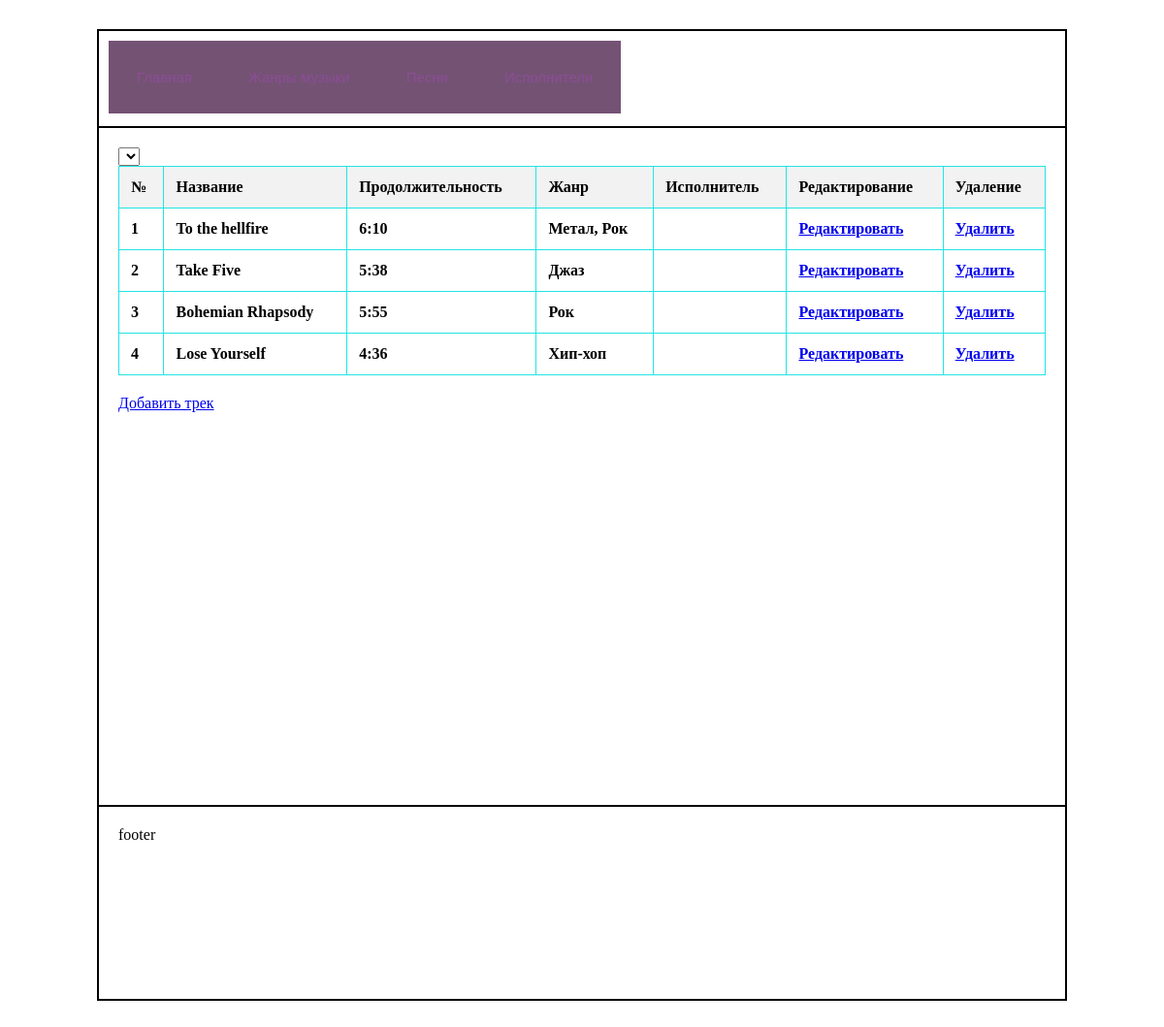
The page /track/ on the database as committed earlier.
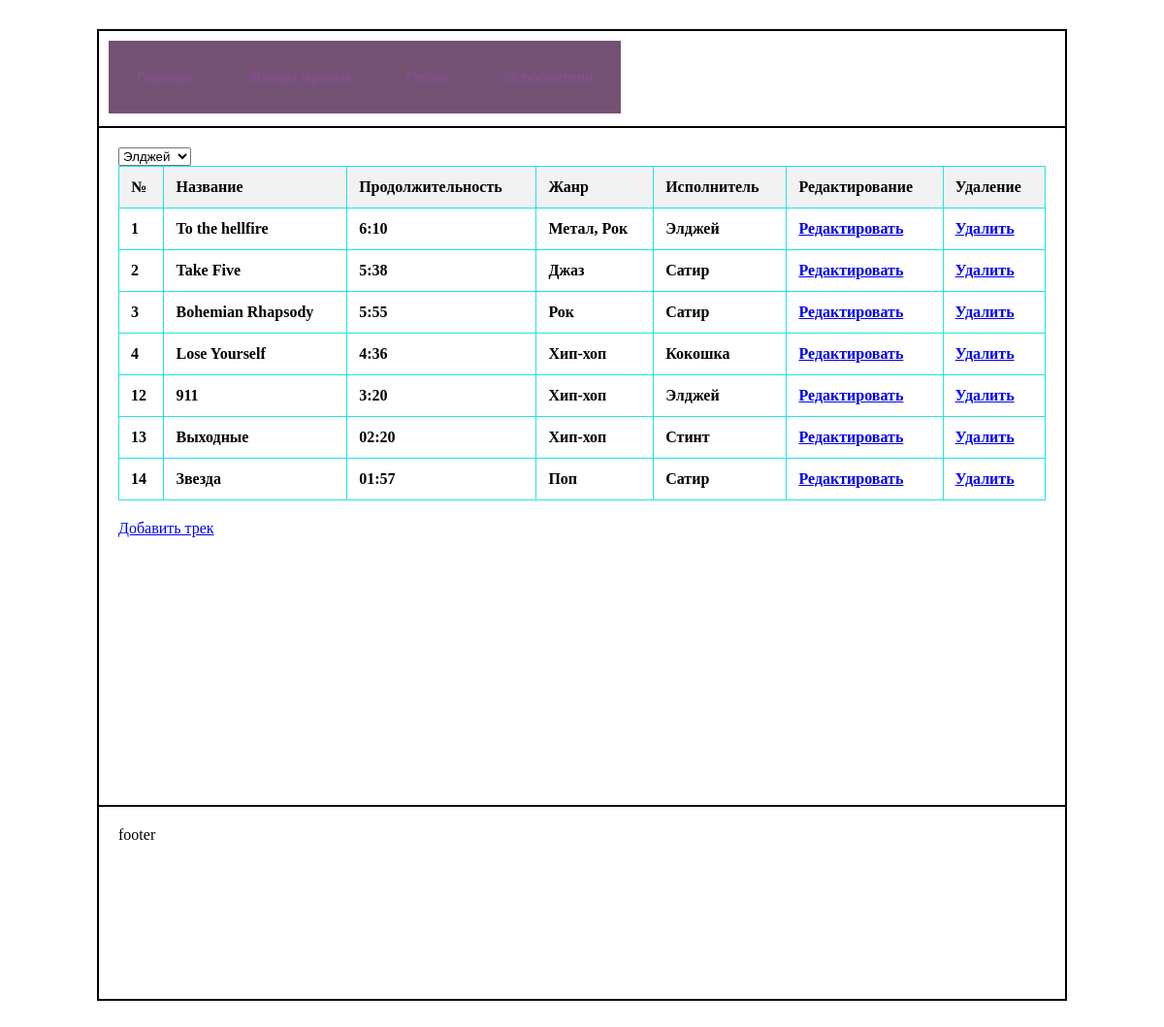
The same page on the database as committed later.
### main/models.py (models this page shows, shortened)
class Track(models.Model):
    title = models.CharField(max_length = 200, unique = True)
    duration = models.CharField(max_length = 200)
    genre = models.ManyToManyField(Genres)
    artist = models.ForeignKey(Artist, on_delete=models.RESTRICT, null=True)

class Genres(models.Model):
    name_ru = models.CharField(max_length = 200, unique = True)
    name_en = models.CharField(max_length = 200)
    description = models.CharField(max_length = 400)

class Artist(models.Model):
    name = models.CharField(max_length=500, unique = True)
    image = models.ImageField(upload_to='artists/', null=True)

### main/views.py (the view)
# urls.py: path('track/', views.track),
def track(request):
    tracks = Track.objects.all()
    artists = Artist.objects.all()
    artist = None
    if request.method == "POST":
        id_artist = request.POST.get('artist')
        if id_artist:
            artist = Artist.objects.get(id=id_artist)
            tracks = Track.objects.filter(artist=artist)
    return render(request, 'track.html', {
        'track1': tracks,
        'artists': artists,
        'current_artist': artist
    })

### main/templates/track.html (shortened to what this page needs)
{% extends "base.html" %}
{% block content %}
<form method="post">
    <select name="artist" onchange="this.form.submit()">
        {% for artist in artists %}
            {% if artist.id == current_artist.id %}
                <option value="{{ artist.id }}" selected>{{ artist.name }}</option>
            {% else %}
                <option value="{{ artist.id }}">{{ artist.name }}</option>
            {% endif %}
        {% endfor %}
    </select>
</form>
<table>
    <thead>
        <tr>
            <th>№</th>
            <th>Название</th>
            <th>Продолжительность</th>
            <th>Жанр</th>
            <th>Исполнитель</th>
            <th>Редактирование</th>
            <th>Удаление</th>
        </tr>
    </thead>
    <tbody>
        {% for t in track1 %}
        <tr>
            <td>{{ t.id }}</td>
            <td>{{ t.title }}</td>
            <td>{{ t.duration }}</td>
            <td>
                {% for g in t.genre.all %}
                    {{ g.name_ru }}{% if not forloop.last %}, {% endif %}
                {% endfor %}
            </td>
            <td>{{ t.artist.name }}</td>
            <td><a href="/edit_track/{{ t.id }}/">Редактировать</a></td>
            <td><a href="/delete_track/{{ t.id }}/">Удалить</a></td>
        </tr>
        {% endfor %}
    </tbody>
</table>
<a href="/add_track/">Добавить трек</a>
{% endblock content %}

### main/templates/base.html (shortened to what this page needs)
<!DOCTYPE html>
{% load static %}
<html lang="en">
<head>
    <link rel="stylesheet" href="{% static "styles3.css" %}" />
</head>
<body>
    <div id="wrapper">
        <div id="header">
            <div id="menu">
                <a href="/">Главная</a>
                <a href="/genres">Жанры музыки</a>
                <a href="/track">Песни</a>
                <a href="/artists">Исполнители</a>
            </div>
        </div>
        <div id="container">
            <div id="content">
                {% block content %} content {% endblock content %}
            </div>
        </div>
        <div id="footer">
            footer
        </div>
    </div>
</body>
</html>

### main/static/styles3.css (style rules this page uses)
* { box-sizing: border-box; }
#wrapper { width: 1000px; margin: 30px auto; border: 1px solid black; }
#header { height: 100px; padding: 10px; border: 1px solid black; }
#container { display: flex; }
#content { width: 100%; height: 700px; padding: 20px; border: 1px solid black; order: 2; }
#footer { height: 200px; padding: 20px; border: 1px solid black; }
#menu { display: flex; }
#menu a { display: block; padding: 28px 28px; text-decoration: none; color: #8b4d97; font-family: Arial; font-size: 15px; background: rgb(116, 82, 116); border: 1px solid rgb(116, 82, 116); }
table { width: 100%; border-collapse: collapse; margin-bottom: 20px; }
table th, table td { border: 1px solid #22e4e4; padding: 12px; text-align: left; vertical-align: middle; color: #000; font-weight: 600; }
table th { background-color: #f2f2f2; color: #000; font-weight: 700; }

Rows that differ between the two databases and show on the page:
changed Track "To the hellfire": artist.name (not shown) → "Элджей"
changed Track "Take Five": artist.name (not shown) → "Сатир"
changed Track "Bohemian Rhapsody": artist.name (not shown) → "Сатир"
changed Track "Lose Yourself": artist.name (not shown) → "Кокошка"
added Track: id "12", title "911", duration "3:20", artist.name "Элджей", Genres (name_ru "Хип-хоп")
added Track: id "13", title "Выходные", duration "02:20", artist.name "Стинт", Genres (name_ru "Хип-хоп")
added Track: id "14", title "Звезда", duration "01:57", artist.name "Сатир"
now on this page (row unchanged): Genres: name_ru "Поп", shown under "14"
Other text that changed with them:
form field artist: (not shown) → "Элджей"
